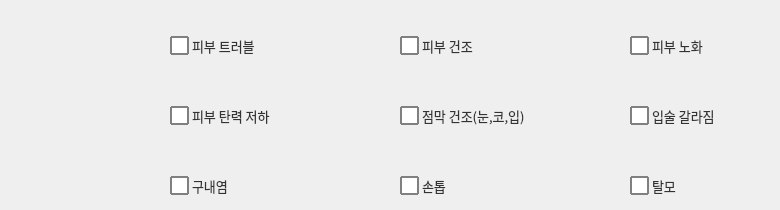
     <widget class="QWidget" name="tab_6">
      <attribute name="title">
       <string>피부/모발/손발톱/점막</string>
      </attribute>
      <widget class="QCheckBox" name="checkBox_77">
       <property name="geometry">
        <rect>
         <x>400</x>
         <y>100</y>
         <width>141</width>
         <height>31</height>
        </rect>
       </property>
       <property name="font">
        <font>
         <family>Leelawadee UI</family>
         <pointsize>-1</pointsize>
        </font>
       </property>
       <property name="styleSheet">
        <string notr="true">QCheckBox 
{
    spacing: 3px; /* 체크박스와 텍스트 사이 간격 */
    font-size: 13px;
    color: #333;
}

QCheckBox::indicator {
    width: 15px;
    height: 15px;
    border: 1.5px solid gray;        /* 기본 테두리 색상 */
    background-color: white;       /* 기본 배경색 */
    border-radius: 1px; 		/*모서리 둥글게*/
}

QCheckBox::indicator:checked {
    background-color: white;       /* 체크된 후 바탕색 */
    border: 1.5px solid red;         /* 체크된 후 테두리 */
    image: url(./image/pill.png); /* 체크 표시 이미지 (선택 사항) */
}


QCheckBox::indicator:hover
{
background-color : #E0F2F1;

}
</string>
       </property>
       <property name="text">
        <string>점막 건조(눈,코,입)</string>
       </property>
       <property name="checkable">
        <bool>true</bool>
       </property>
       <property name="checked">
        <bool>false</bool>
       </property>
       <property name="autoRepeat">
        <bool>false</bool>
       </property>
      </widget>
      <widget class="QCheckBox" name="checkBox_78">
       <property name="geometry">
        <rect>
         <x>170</x>
         <y>30</y>
         <width>131</width>
         <height>31</height>
        </rect>
       </property>
       <property name="font">
        <font>
         <family>Leelawadee UI</family>
         <pointsize>-1</pointsize>
        </font>
       </property>
       <property name="styleSheet">
        <string notr="true">QCheckBox 
{
    spacing: 3px; /* 체크박스와 텍스트 사이 간격 */
    font-size: 13px;
    color: #333;
}

QCheckBox::indicator {
    width: 15px;
    height: 15px;
    border: 1.5px solid gray;        /* 기본 테두리 색상 */
    background-color: white;       /* 기본 배경색 */
    border-radius: 1px; 		/*모서리 둥글게*/
}

QCheckBox::indicator:checked {
    background-color: white;       /* 체크된 후 바탕색 */
    border: 1.5px solid red;         /* 체크된 후 테두리 */
    image: url(./image/pill.png); /* 체크 표시 이미지 (선택 사항) */
}


QCheckBox::indicator:hover
{
background-color : #E0F2F1;

}
</string>
       </property>
       <property name="text">
        <string>피부 트러블</string>
       </property>
       <property name="checkable">
        <bool>true</bool>
       </property>
       <property name="checked">
        <bool>false</bool>
       </property>
       <property name="autoRepeat">
        <bool>false</bool>
       </property>
      </widget>
      <widget class="QCheckBox" name="checkBox_79">
       <property name="geometry">
        <rect>
         <x>630</x>
         <y>100</y>
         <width>141</width>
         <height>31</height>
        </rect>
       </property>
       <property name="font">
        <font>
         <family>Leelawadee UI</family>
         <pointsize>-1</pointsize>
        </font>
       </property>
       <property name="styleSheet">
        <string notr="true">QCheckBox 
{
    spacing: 3px; /* 체크박스와 텍스트 사이 간격 */
    font-size: 13px;
    color: #333;
}

QCheckBox::indicator {
    width: 15px;
    height: 15px;
    border: 1.5px solid gray;        /* 기본 테두리 색상 */
    background-color: white;       /* 기본 배경색 */
    border-radius: 1px; 		/*모서리 둥글게*/
}

QCheckBox::indicator:checked {
    background-color: white;       /* 체크된 후 바탕색 */
    border: 1.5px solid red;         /* 체크된 후 테두리 */
    image: url(./image/pill.png); /* 체크 표시 이미지 (선택 사항) */
}


QCheckBox::indicator:hover
{
background-color : #E0F2F1;

}
</string>
       </property>
       <property name="text">
        <string>입술 갈라짐</string>
       </property>
       <property name="checkable">
        <bool>true</bool>
       </property>
       <property name="checked">
        <bool>false</bool>
       </property>
       <property name="autoRepeat">
        <bool>false</bool>
       </property>
      </widget>
      <widget class="QCheckBox" name="checkBox_80">
       <property name="geometry">
        <rect>
         <x>170</x>
         <y>100</y>
         <width>131</width>
         <height>31</height>
        </rect>
       </property>
       <property name="font">
        <font>
         <family>Leelawadee UI</family>
         <pointsize>-1</pointsize>
        </font>
       </property>
       <property name="styleSheet">
        <string notr="true">QCheckBox 
{
    spacing: 3px; /* 체크박스와 텍스트 사이 간격 */
    font-size: 13px;
    color: #333;
}

QCheckBox::indicator {
    width: 15px;
    height: 15px;
    border: 1.5px solid gray;        /* 기본 테두리 색상 */
    background-color: white;       /* 기본 배경색 */
    border-radius: 1px; 		/*모서리 둥글게*/
}

QCheckBox::indicator:checked {
    background-color: white;       /* 체크된 후 바탕색 */
    border: 1.5px solid red;         /* 체크된 후 테두리 */
    image: url(./image/pill.png); /* 체크 표시 이미지 (선택 사항) */
}


QCheckBox::indicator:hover
{
background-color : #E0F2F1;

}
</string>
       </property>
       <property name="text">
        <string>피부 탄력 저하</string>
       </property>
       <property name="checkable">
        <bool>true</bool>
       </property>
       <property name="checked">
        <bool>false</bool>
       </property>
       <property name="autoRepeat">
        <bool>false</bool>
       </property>
      </widget>
      <widget class="QCheckBox" name="checkBox_81">
       <property name="geometry">
        <rect>
         <x>630</x>
         <y>170</y>
         <width>141</width>
         <height>31</height>
        </rect>
       </property>
       <property name="font">
        <font>
         <family>Leelawadee UI</family>
         <pointsize>-1</pointsize>
        </font>
       </property>
       <property name="styleSheet">
        <string notr="true">QCheckBox 
{
    spacing: 3px; /* 체크박스와 텍스트 사이 간격 */
    font-size: 13px;
    color: #333;
}

QCheckBox::indicator {
    width: 15px;
    height: 15px;
    border: 1.5px solid gray;        /* 기본 테두리 색상 */
    background-color: white;       /* 기본 배경색 */
    border-radius: 1px; 		/*모서리 둥글게*/
}

QCheckBox::indicator:checked {
    background-color: white;       /* 체크된 후 바탕색 */
    border: 1.5px solid red;         /* 체크된 후 테두리 */
    image: url(./image/pill.png); /* 체크 표시 이미지 (선택 사항) */
}


QCheckBox::indicator:hover
{
background-color : #E0F2F1;

}
</string>
       </property>
       <property name="text">
        <string>탈모</string>
       </property>
       <property name="checkable">
        <bool>true</bool>
       </property>
       <property name="checked">
        <bool>false</bool>
       </property>
       <property name="autoRepeat">
        <bool>false</bool>
       </property>
      </widget>
      <widget class="QCheckBox" name="checkBox_82">
       <property name="geometry">
        <rect>
         <x>630</x>
         <y>30</y>
         <width>141</width>
         <height>31</height>
        </rect>
       </property>
       <property name="font">
        <font>
         <family>Leelawadee UI</family>
         <pointsize>-1</pointsize>
        </font>
       </property>
       <property name="styleSheet">
        <string notr="true">QCheckBox 
{
    spacing: 3px; /* 체크박스와 텍스트 사이 간격 */
    font-size: 13px;
    color: #333;
}

QCheckBox::indicator {
    width: 15px;
    height: 15px;
    border: 1.5px solid gray;        /* 기본 테두리 색상 */
    background-color: white;       /* 기본 배경색 */
    border-radius: 1px; 		/*모서리 둥글게*/
}

QCheckBox::indicator:checked {
    background-color: white;       /* 체크된 후 바탕색 */
    border: 1.5px solid red;         /* 체크된 후 테두리 */
    image: url(./image/pill.png); /* 체크 표시 이미지 (선택 사항) */
}


QCheckBox::indicator:hover
{
background-color : #E0F2F1;

}
</string>
       </property>
       <property name="text">
        <string>피부 노화</string>
       </property>
       <property name="checkable">
        <bool>true</bool>
       </property>
       <property name="checked">
        <bool>false</bool>
       </property>
       <property name="autoRepeat">
        <bool>false</bool>
       </property>
      </widget>
      <widget class="QCheckBox" name="checkBox_83">
       <property name="geometry">
        <rect>
         <x>170</x>
         <y>170</y>
         <width>131</width>
         <height>31</height>
        </rect>
       </property>
       <property name="font">
        <font>
         <family>Leelawadee UI</family>
         <pointsize>-1</pointsize>
        </font>
       </property>
       <property name="styleSheet">
        <string notr="true">QCheckBox 
{
    spacing: 3px; /* 체크박스와 텍스트 사이 간격 */
    font-size: 13px;
    color: #333;
}

QCheckBox::indicator {
    width: 15px;
    height: 15px;
    border: 1.5px solid gray;        /* 기본 테두리 색상 */
    background-color: white;       /* 기본 배경색 */
    border-radius: 1px; 		/*모서리 둥글게*/
}

QCheckBox::indicator:checked {
    background-color: white;       /* 체크된 후 바탕색 */
    border: 1.5px solid red;         /* 체크된 후 테두리 */
    image: url(./image/pill.png); /* 체크 표시 이미지 (선택 사항) */
}


QCheckBox::indicator:hover
{
background-color : #E0F2F1;

}
</string>
       </property>
       <property name="text">
        <string>구내염</string>
       </property>
       <property name="checkable">
        <bool>true</bool>
       </property>
       <property name="checked">
        <bool>false</bool>
       </property>
       <property name="autoRepeat">
        <bool>false</bool>
       </property>
      </widget>
      <widget class="QCheckBox" name="checkBox_84">
       <property name="geometry">
        <rect>
         <x>400</x>
         <y>170</y>
         <width>141</width>
         <height>31</height>
        </rect>
       </property>
       <property name="font">
        <font>
         <family>Leelawadee UI</family>
         <pointsize>-1</pointsize>
        </font>
       </property>
       <property name="styleSheet">
        <string notr="true">QCheckBox 
{
    spacing: 3px; /* 체크박스와 텍스트 사이 간격 */
    font-size: 13px;
    color: #333;
}

QCheckBox::indicator {
    width: 15px;
    height: 15px;
    border: 1.5px solid gray;        /* 기본 테두리 색상 */
    background-color: white;       /* 기본 배경색 */
    border-radius: 1px; 		/*모서리 둥글게*/
}

QCheckBox::indicator:checked {
    background-color: white;       /* 체크된 후 바탕색 */
    border: 1.5px solid red;         /* 체크된 후 테두리 */
    image: url(./image/pill.png); /* 체크 표시 이미지 (선택 사항) */
}


QCheckBox::indicator:hover
{
background-color : #E0F2F1;

}
</string>
       </property>
       <property name="text">
        <string>손톱</string>
       </property>
       <property name="checkable">
        <bool>true</bool>
       </property>
       <property name="checked">
        <bool>false</bool>
       </property>
       <property name="autoRepeat">
        <bool>false</bool>
       </property>
      </widget>
      <widget class="QCheckBox" name="checkBox_85">
       <property name="geometry">
        <rect>
         <x>400</x>
         <y>30</y>
         <width>141</width>
         <height>31</height>
        </rect>
       </property>
       <property name="font">
        <font>
         <family>Leelawadee UI</family>
         <pointsize>-1</pointsize>
        </font>
       </property>
       <property name="styleSheet">
        <string notr="true">QCheckBox 
{
    spacing: 3px; /* 체크박스와 텍스트 사이 간격 */
    font-size: 13px;
    color: #333;
}

QCheckBox::indicator {
    width: 15px;
    height: 15px;
    border: 1.5px solid gray;        /* 기본 테두리 색상 */
    background-color: white;       /* 기본 배경색 */
    border-radius: 1px; 		/*모서리 둥글게*/
}

QCheckBox::indicator:checked {
    background-color: white;       /* 체크된 후 바탕색 */
    border: 1.5px solid red;         /* 체크된 후 테두리 */
    image: url(./image/pill.png); /* 체크 표시 이미지 (선택 사항) */
}


QCheckBox::indicator:hover
{
background-color : #E0F2F1;

}
</string>
       </property>
       <property name="text">
        <string>피부 건조</string>
       </property>
       <property name="checkable">
        <bool>true</bool>
       </property>
       <property name="checked">
        <bool>false</bool>
       </property>
       <property name="autoRepeat">
        <bool>false</bool>
       </property>
      </widget>
     </widget>
